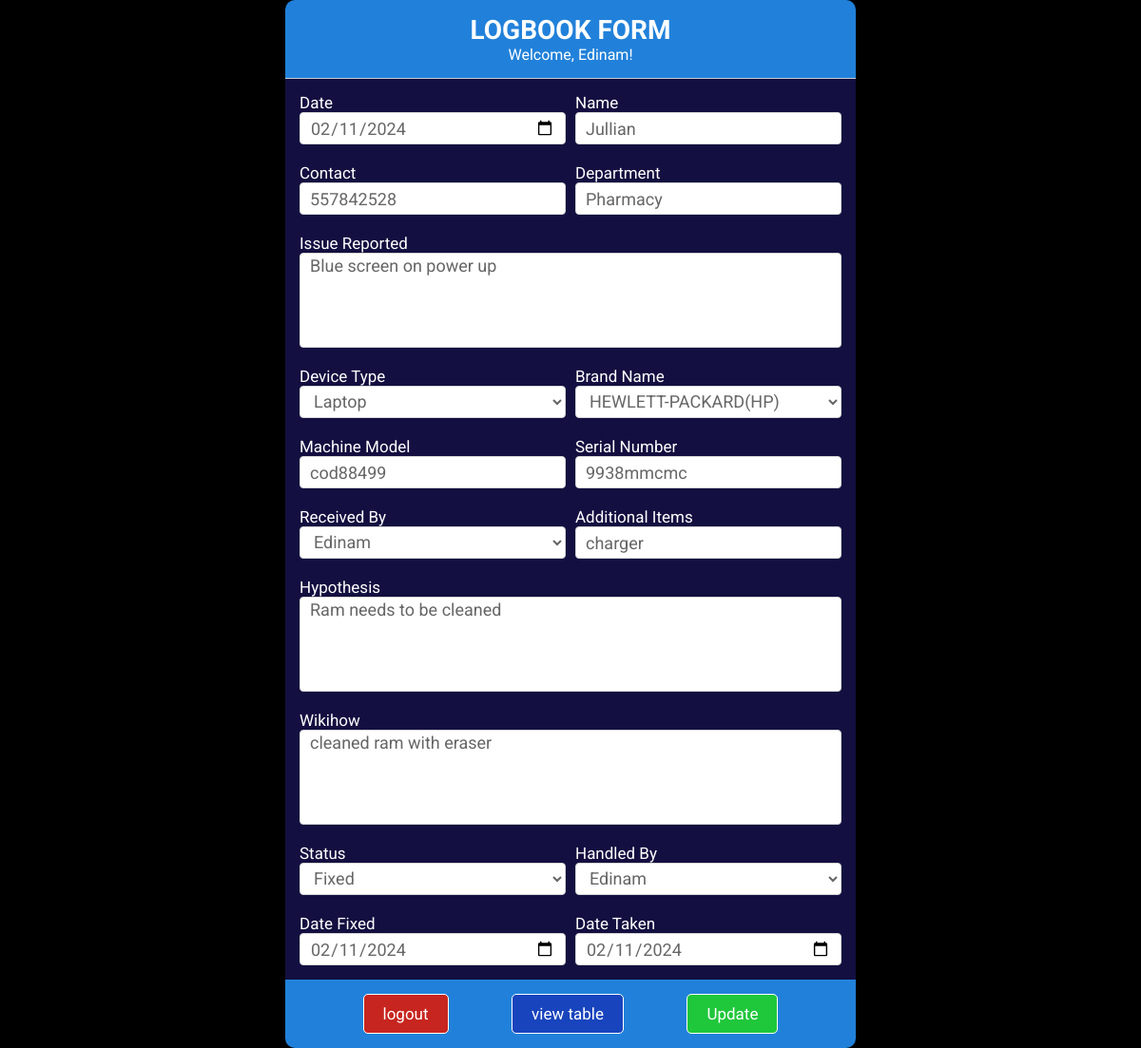
The page /edit-logbook.php?id=3 (signed in) on the database its author committed.
### tables this page shows
CREATE TABLE `logbook` (
  `id` int(11) NOT NULL,
  `date` varchar(20) NOT NULL,
  `name` varchar(255) NOT NULL,
  `contact` int(11) NOT NULL,
  `department` varchar(255) NOT NULL,
  `issue_reported` varchar(255) NOT NULL,
  `device_type` varchar(255) NOT NULL,
  `brand_name` varchar(255) NOT NULL,
  `machine_model` varchar(255) NOT NULL,
  `serial_number` varchar(20) NOT NULL,
  `received_by` varchar(255) NOT NULL,
  `additional_items` varchar(255) NOT NULL,
  `hypothesis` varchar(255) NOT NULL,
  `wikihow` varchar(255) NOT NULL,
  `status` varchar(20) NOT NULL,
  `handled_by` varchar(255) NOT NULL,
  `date_fixed` varchar(20) NOT NULL,
  `date_taken` varchar(20) NOT NULL
);

### edit-logbook.php (the view, shortened to what this page needs)
<?php
include 'config.php';
$id = $_GET['id'];
$sql = "SELECT * FROM logbook WHERE id = ?";
$stmt = $conn->prepare($sql);
$stmt->bind_param("i", $id);
$stmt->execute();
$result = $stmt->get_result();
if ($result->num_rows > 0) {
    $row = $result->fetch_assoc();
    $date = $row['date'];
    $name = $row['name'];
    $contact = $row['contact'];
    $department = $row['department'];
    $issue_reported = $row['issue_reported'];
    $device_type = $row['device_type'];
    $brand_name = $row['brand_name'];
    $machine_model = $row['machine_model'];
    $serial_number = $row['serial_number'];
    $received_by = $row['received_by'];
    $additional_items = $row['additional_items'];
    $hypothesis = $row['hypothesis'];
    $wikihow = $row['wikihow'];
    $status = $row['status'];
    $handled_by = $row['handled_by'];
    $date_fixed = $row['date_fixed'];
    $date_taken = $row['date_taken'];
} else {
    header("Location: viewtable.php");
    exit();
}
$handledByOptions = array();
$sql = "SELECT username FROM users";
$result = $conn->query($sql);
if ($result->num_rows > 0) {
    while ($row = $result->fetch_assoc()) {
        $handledByOptions[] = $row['username'];
    }
}
$deviceOptions = array();
$sql = "SELECT device_name FROM device";
$result = $conn->query($sql);
if ($result->num_rows > 0) {
    while ($row = $result->fetch_assoc()) {
        $deviceOptions[] = $row['device_name'];
    }
}
$brandOptions = array();
$sql = "SELECT device_brand FROM brand";
$result = $conn->query($sql);
if ($result->num_rows > 0) {
    while ($row = $result->fetch_assoc()) {
        $brandOptions[] = $row['device_brand'];
    }
}
$statusOptions = array();
$sql = "SELECT status_type FROM `status`";
$result = $conn->query($sql);
if ($result->num_rows > 0) {
    while ($row = $result->fetch_assoc()) {
        $statusOptions[] = $row['status_type'];
    }
}
?>
<!DOCTYPE html>
<html lang="en">
<head>
    <link rel="stylesheet" href="logbookform.css">
</head>
<body>
<form id="editLogbookForm" method="post" class="logbook-form">
    <div class="form-header">
        <h1>LOGBOOK FORM</h1>
        <p>Welcome, <?php echo $_SESSION['username']; ?>!</p>
    </div>
    <div class="form-body">
        <div class="row">
            <div class="input-group">
                <label>Date</label>
                <input type="date" name="date" value="<?php echo htmlspecialchars($date); ?>" required>
            </div>
            <div class="input-group">
                <label for="">Name</label>
                <input type="text" name="name" value="<?php echo htmlspecialchars($name); ?>" required>
            </div>
        </div>
        <div class="row">
            <div class="input-group">
                <label>Contact</label>
                <input type="tel" name="contact" pattern="[0-9]{10}" maxlength="10" placeholder="Enter 10-digit contact number" value="<?php echo htmlspecialchars($contact); ?>" required>
            </div>
            <div class="input-group">
                <label for="">Department</label>
                <input type="text" name="department" value="<?php echo htmlspecialchars($department); ?>" required>
            </div>
        </div>
        <div class="row">
            <div class="input-group">
                <label>Issue Reported</label>
                <textarea name="issue_reported"><?php echo htmlspecialchars($issue_reported); ?></textarea>
            </div>
        </div>
        <div class="row">
            <div class="input-group">
                <label>Device Type</label>
                <select name="device_type" id="device_type">
                    <?php foreach ($deviceOptions as $option) { ?>
                        <option value="<?php echo $option; ?>" <?php if ($device_type == $option) echo 'selected'; ?>><?php echo $option; ?></option>
                    <?php } ?>
                </select>
            </div>
            <div class="input-group">
                <label>Brand Name</label>
                <select name="brand_name" id="brand_name">
                    <?php foreach ($brandOptions as $option) { ?>
                        <option value="<?php echo $option; ?>" <?php if ($brand_name == $option) echo 'selected'; ?>><?php echo $option; ?></option>
                    <?php } ?>
                </select>
            </div>
        </div>
        <div class="row">
            <div class="input-group">
                <label>Machine Model</label>
                <input type="text" name="machine_model" value="<?php echo htmlspecialchars($machine_model); ?>">
            </div>
            <div class="input-group">
                <label>Serial Number</label>
                <input type="text" name="serial_number" value="<?php echo htmlspecialchars($serial_number); ?>">
            </div>
        </div>
        <div class="row">
            <div class="input-group">
                <label>Received By</label>
                <select name="received_by" id="received_by">
                    <?php foreach ($handledByOptions as $option) { ?>
                        <option value="<?php echo $option; ?>" <?php if ($received_by == $option) echo 'selected'; ?>><?php echo $option; ?></option>
                    <?php } ?>
                </select>
            </div>
            <div class="input-group">
                <label>Additional Items</label>
                <input type="text" name="additional_items" value="<?php echo htmlspecialchars($additional_items); ?>">
            </div>
        </div>
        <div class="row">
            <div class="input-group">
                <label>Hypothesis</label>
                <textarea name="hypothesis"><?php echo htmlspecialchars($hypothesis); ?></textarea>
            </div>
        </div>
        <div class="row">
            <div class="input-group">
                <label>Wikihow</label>
                <textarea name="wikihow"><?php echo htmlspecialchars($wikihow); ?></textarea>
            </div>
        </div>
        <div class="row">
            <div class="input-group">
                <label>Status</label>
                <select name="status" id="status">
                    <?php foreach ($statusOptions as $option) { ?>
                        <option value="<?php echo $option; ?>" <?php if ($status == $option) echo 'selected'; ?>><?php echo $option; ?></option>
                    <?php } ?>
                </select>
            </div>
            <div class="input-group">
                <label>Handled By</label>
                <select name="handled_by" id="handled_by">
                    <?php foreach ($handledByOptions as $option) { ?>
                        <option value="<?php echo $option; ?>" <?php if ($handled_by == $option) echo 'selected'; ?>><?php echo $option; ?></option>
                    <?php } ?>
                </select>
            </div>
        </div>
        <div class="row">
            <div class="input-group">
                <label>Date Fixed</label>
                <input type="date" name="date_fixed" value="<?php echo htmlspecialchars($date_fixed); ?>">
            </div>
            <div class="input-group">
                <label>Date Taken</label>
                <input type="date" name="date_taken" value="<?php echo htmlspecialchars($date_taken); ?>">
            </div>
        </div>
    </div>
    <div class="form-footer">
        <a class="btn-logout" href="logout.php">logout</a>
        <a class="btn-view" href="viewtable.php">view table</a>
        <button type="submit" name="submit" class="btn btn-primary">Update</button>
    </div>
</form>
</body>
</html>

### logbookform.css (style rules this page uses)
* { margin: 0; font-family: "Roboto", sans-serif; box-sizing: border-box; }
body { background: #000; display: flex; justify-content: center; align-items: center; }
body .logbook-form { background-color: #2181da; max-width: 600px; flex: 1; border-radius: 10px; margin-top: auto; margin-bottom: auto; }
body .logbook-form .form-header { border-bottom: 1px solid #cccccc; padding: 15px 0; }
body .logbook-form .form-header h1 { text-align: center; font-size: 28px; color: #fff; }
body .logbook-form .form-header p { text-align: center; color: #fff; }
body .logbook-form .form-body { background: #130f40; padding: 5px 10px; }
body .logbook-form .form-body .row { display: flex; }
body .logbook-form .form-body .row .input-group { flex: 1; display: flex; flex-direction: column; margin: 10px 5px; }
body .logbook-form .form-body .row .input-group label { color: #fff; font-size: 17px; }
body .logbook-form .form-body .row .input-group input[type=text], body .logbook-form .form-body .row .input-group input[type=email], body .logbook-form .form-body .row .input-group input[type=date], body .logbook-form .form-body .row .input-group input[type=tel], body .logbook-form .form-body .row .input-group textarea, body .logbook-form .form-body .row .input-group select { width: 100%; font-size: 18px; height: 34px; padding-left: 10px; padding-right: 10px; color: #666; border: 1px solid #d6d6d6; border-radius: 4px; background: #fff; outline: none; }
body .logbook-form .form-body .row .input-group textarea { resize: none; height: 100px; }
body .logbook-form .form-footer { display: flex; flex-direction: row; justify-content: space-evenly; padding: 15px; flex-wrap: wrap; }
body .logbook-form .form-footer .btn-view { padding: 10px 20px; background-color: #1844bd; font-size: 17px; border-radius: 5px; color: #fff; cursor: pointer; border: 1px solid #fff; transition: 0.4s linear; text-decoration: none; color: #fff; }
body .logbook-form .form-footer .btn-logout { padding: 10px 20px; background-color: #c7251f; font-size: 17px; border-radius: 5px; color: #fff; cursor: pointer; border: 1px solid #fff; transition: 0.4s linear; text-decoration: none; color: #fff; }
body .logbook-form .form-footer .btn { padding: 10px 20px; background-color: #1fc73b; font-size: 17px; border-radius: 5px; color: #fff; cursor: pointer; border: 1px solid #fff; transition: 0.4s linear; }

### rows shown on the page
logbook: date "02/11/2024", name "Jullian", contact "557842528", department "Pharmacy", issue_reported "Blue screen on power up", device_type "Laptop", machine_model "cod88499", serial_number "9938mmcmc", additional_items "charger", hypothesis "Ram needs to be cleaned", wikihow "cleaned ram with eraser", status "Fixed", date_fixed "02/11/2024", date_taken "02/11/2024"

### other values the page prints
$_SESSION['username'] "Edinam"
form field brand_name "HEWLETT-PACKARD(HP)"
form field received_by "Edinam"
form field handled_by "Edinam"
